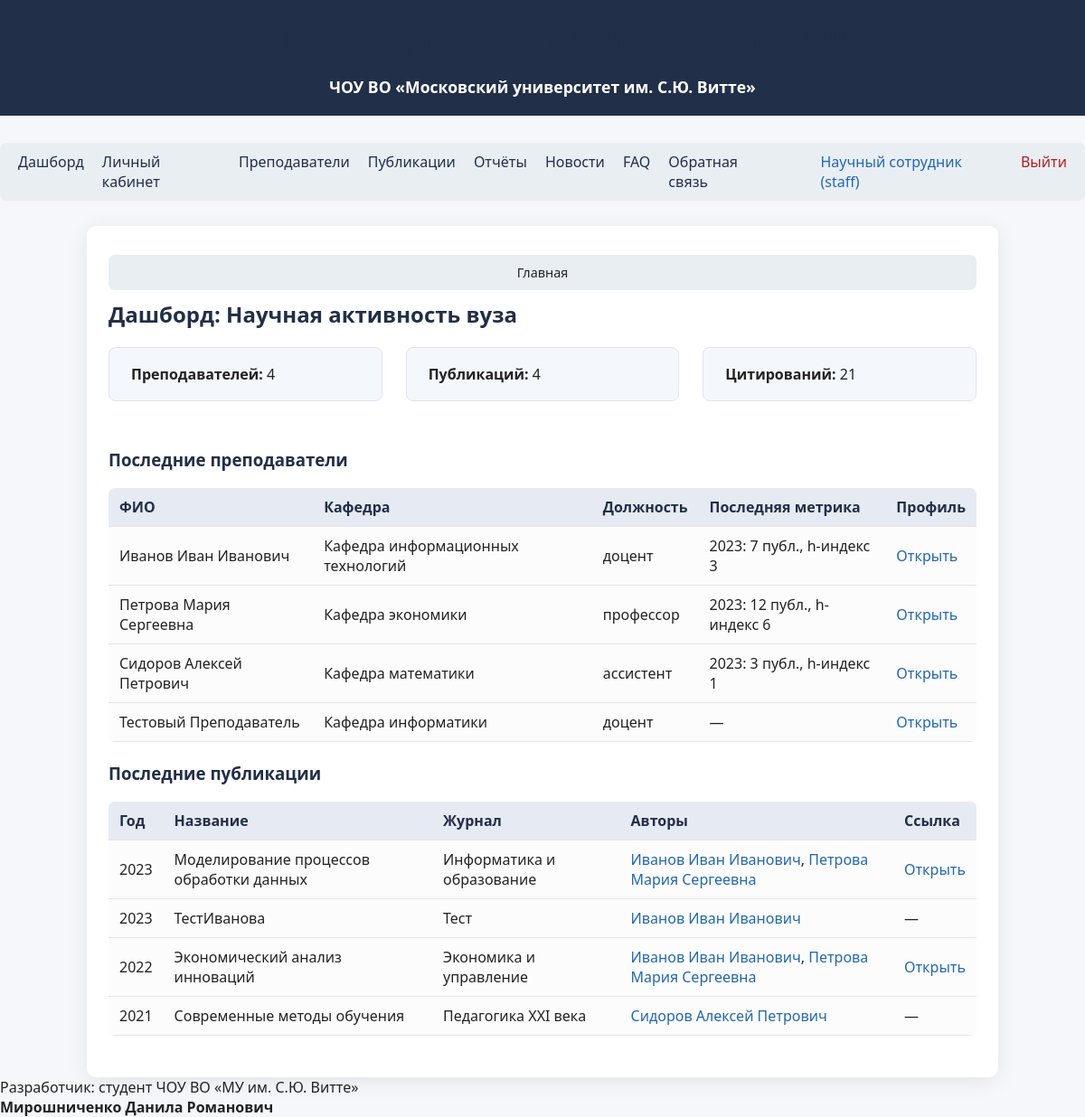
/ (signed in), run on the app's committed database.
### tables this page shows
CREATE TABLE users (
            id INTEGER PRIMARY KEY AUTOINCREMENT,
            fio TEXT,
            email TEXT UNIQUE,
            password TEXT,
            role TEXT,
            lecturer_id INTEGER
        );

CREATE TABLE lecturers (
            id INTEGER PRIMARY KEY AUTOINCREMENT,
            fio TEXT,
            position TEXT,
            department TEXT,
            academic_degree TEXT,
            orcid TEXT,
            email TEXT
        );

CREATE TABLE metrics (
            id INTEGER PRIMARY KEY AUTOINCREMENT,
            lecturer_id INTEGER,
            year INTEGER,
            total_publications INTEGER,
            total_citations INTEGER,
            h_index INTEGER,
            rinz INTEGER,
            scopus INTEGER,
            wos INTEGER,
            gs INTEGER,
            FOREIGN KEY(lecturer_id) REFERENCES lecturers(id)
        );

CREATE TABLE publications (
            id INTEGER PRIMARY KEY AUTOINCREMENT,
            title TEXT,
            year INTEGER,
            journal TEXT,
            source TEXT,
            link TEXT,
            citations INTEGER,
            doi TEXT,
            file_path TEXT,
            status TEXT DEFAULT 'new',
            review_comment TEXT,
            revision_deadline TEXT,
            reviewer_id INTEGER
        );

### app/routes.py (the view)
@bp.route('/')
@login_required()
def dashboard():
    lecturers = get_all_lecturers()
    pubs = get_all_publications()
    metrics = {}
    for l in lecturers:
        m = get_metrics_by_lecturer(l['id'])
        metrics[l['id']] = m[0] if m else None
    feedback_list = []
    if g.user and g.user['role'] == 'admin':
        feedback_list = get_all_feedback()
    return render_template(
        'dashboard.html',
        lecturers=lecturers,
        pubs=pubs,
        metrics=metrics,
        feedback_list=feedback_list,
        breadcrumbs=[('Главная', None)]
    )

### app/models.py (called while the page is built)
def get_db():
    db = getattr(g, '_database', None)
    if db is None:
        db = g._database = sqlite3.connect(DATABASE)
        db.row_factory = sqlite3.Row
    return db

def get_user_by_id(user_id):
    db = get_db()
    user = db.execute(
        "SELECT * FROM users WHERE id = ?", (user_id,)
    ).fetchone()
    return user

def get_all_lecturers():
    db = get_db()
    return db.execute(
        "SELECT * FROM lecturers"
    ).fetchall()

def get_all_publications():
    db = get_db()
    pubs = db.execute(
        "SELECT * FROM publications ORDER BY year DESC"
    ).fetchall()
    return pubs

def get_publications_by_lecturer(lecturer_id):
    db = get_db()
    pubs = db.execute(
        "SELECT p.* FROM publications p "
        "JOIN lecturer_publications lp ON p.id = lp.publication_id "
        "WHERE lp.lecturer_id = ? ORDER BY p.year DESC",
        (lecturer_id,)
    ).fetchall()
    return pubs

def get_metrics_by_lecturer(lecturer_id):
    db = get_db()
    return db.execute(
        "SELECT * FROM metrics WHERE lecturer_id = ? ORDER BY year DESC",
        (lecturer_id,)
    ).fetchall()

### app/routes.py (called while the page is built)
def login_required(role=None):
    def decorator(f):
        @wraps(f)
        def decorated_function(*args, **kwargs):
            if 'user_id' not in session:
                return redirect(url_for('main.login'))
            if role and session.get('role') != role:
                flash('Нет доступа')
                return redirect(url_for('main.dashboard'))
            return f(*args, **kwargs)
        return decorated_function
    return decorator

@bp.before_app_request
def load_logged_in_user():
    user_id = session.get('user_id')
    g.user = get_user_by_id(user_id) if user_id else None

### app/templates/dashboard.html (shortened to what this page needs)
{% extends "base.html" %}
{% block content %}
<h2>Дашборд: Научная активность вуза</h2>
<div style="display:flex;flex-wrap:wrap;gap:26px;margin-bottom:28px;">
    <div class="profile-card" style="flex:1;">
        <b>Преподавателей:</b> {{ lecturers|length }}
    </div>
    <div class="profile-card" style="flex:1;">
        <b>Публикаций:</b> {{ pubs|length }}
    </div>
    <div class="profile-card" style="flex:1;">
        <b>Цитирований:</b>
        {{
            pubs|map(attribute='citations')|map('int')|sum
        }}
    </div>
</div>
<h3>Последние преподаватели</h3>
<table>
    <thead>
        <tr>
            <th>ФИО</th>
            <th>Кафедра</th>
            <th>Должность</th>
            <th>Последняя метрика</th>
            <th>Профиль</th>
        </tr>
    </thead>
    <tbody>
    {% for l in lecturers[:5] %}
        <tr>
            <td>{{ l['fio'] }}</td>
            <td>{{ l['department'] }}</td>
            <td>{{ l['position'] }}</td>
            <td>
                {% set m = metrics.get(l['id']) %}
                {% if m %}
                    {{ m['year'] }}: {{ m['total_publications'] }} публ., h-индекс {{ m['h_index'] }}
                {% else %}
                    —
                {% endif %}
            </td>
            <td><a href="{{ url_for('main.lecturer_profile', lecturer_id=l['id']) }}">Открыть</a></td>
        </tr>
    {% endfor %}
    </tbody>
</table>
<h3>Последние публикации</h3>
<table>
    <thead>
        <tr>
            <th>Год</th>
            <th>Название</th>
            <th>Журнал</th>
            <th>Авторы</th>
            <th>Ссылка</th>
        </tr>
    </thead>
    <tbody>
    {% for pub in pubs[:5] %}
        <tr>
            <td>{{ pub['year'] }}</td>
            <td>{{ pub['title'] }}</td>
            <td>{{ pub['journal'] }}</td>
            <td>
                {% set authors = [] %}
                {% for lecturer in lecturers %}
                    {% for lp in get_publications_by_lecturer(lecturer['id']) %}
                        {% if lp['id'] == pub['id'] %}
                            {% set _ = authors.append('<a href="' ~ url_for('main.lecturer_profile', lecturer_id=lecturer['id']) ~ '">' ~ lecturer['fio'] ~ '</a>') %}
                        {% endif %}
                    {% endfor %}
                {% endfor %}
                {{ authors|join(', ')|safe }}
            </td>
            <td>
                {% if pub['link'] %}
                    <a href="{{ pub['link'] }}" target="_blank">Открыть</a>
                {% else %}
                    —
                {% endif %}
            </td>
        </tr>
    {% endfor %}
    </tbody>
</table>
{% endblock %}

### app/templates/base.html (shortened to what this page needs)
<!DOCTYPE html>
<html lang="ru">
<head>
    <link rel="stylesheet" href="{{ url_for('static', filename='css/style.css') }}">
</head>
<body>
    <div class="header">
        <h1>Автоматизация учёта научных публикаций</h1>
        <div style="font-size:1.1em;margin-top:5px;">
            <b>ЧОУ ВО «Московский университет им. С.Ю. Витте»</b>
        </div>
    </div>
    <nav>
        {% if g.user %}
            <a href="{{ url_for('main.dashboard') }}">Дашборд</a>
        {% endif %}
        <a href="{{ url_for('main.profile') }}">Личный кабинет</a>
        <a href="{{ url_for('main.lecturers') }}">Преподаватели</a>
        <a href="{{ url_for('main.publications') }}">Публикации</a>
        <a href="{{ url_for('main.reports') }}">Отчёты</a>
        <a href="{{ url_for('main.news_list') }}">Новости</a>
        <a href="{{ url_for('main.faq') }}">FAQ</a>
        <a href="{{ url_for('main.feedback') }}">Обратная связь</a>
        <span style="margin-left:25px;color:#2067b2;">
            {% if g.user %}
                {{ g.user['fio']|default('Пользователь') }} ({{ g.user['role']|default('') }})
            {% endif %}
        </span>
        {% if g.user %}
            <a href="{{ url_for('main.logout') }}" style="margin-left:auto;color:#b21f1f;">Выйти</a>
        {% else %}
            <a href="{{ url_for('main.login') }}" style="margin-left:auto;color:#2067b2;">Войти</a>
        {% endif %}
    </nav>
    <div class="container">
        {% if breadcrumbs %}
        <nav class="breadcrumbs" style="margin-bottom:10px; font-size:0.9em;">
            {% for bc in breadcrumbs %}
                {% set title = bc.title if bc.title is defined else bc[0] %}
                {% set url = bc.url if bc.url is defined else bc[1] %}
                {% if not loop.last and url %}
                    <a href="{{ url }}">{{ title }}</a> &raquo;
                {% else %}
                    <span>{{ title }}</span>
                {% endif %}
            {% endfor %}
        </nav>
        {% endif %}
        {% block content %}{% endblock %}
    </div>
    <footer class="footer">
        Разработчик: студент ЧОУ ВО «МУ им. С.Ю. Витте»<br>
        <b>Мирошниченко Данила Романович</b>
    </footer>
</body>
</html>

### app/static/css/style.css (style rules this page uses)
body { font-family: 'Segoe UI', Arial, sans-serif; background: #f5f7fa; margin: 0; padding: 0; color: #222; }
.header { background: #212f49; color: #fff; padding: 20px 0; text-align: center; margin-bottom: 30px; }
.container { max-width: 960px; margin: 0 auto; background: #fff; padding: 32px 24px 24px 24px; border-radius: 10px; box-shadow: 0 4px 24px 0 rgba(0,0,0,0.08); }
h1, h2, h3 { color: #212f49; margin-top: 0; }
a { color: #2067b2; text-decoration: none; }
nav { margin-bottom: 28px; background: #e9eef3; padding: 10px 20px; border-radius: 7px; display: flex; gap: 20px; justify-content: center; }
nav a { color: #212f49; font-weight: 500; }
table { border-collapse: collapse; width: 100%; margin-bottom: 22px; background: #fcfcfc; border-radius: 7px; overflow: hidden; }
th, td { padding: 10px 12px; text-align: left; border-bottom: 1px solid #e5e5e5; }
th { background: #e6eaf2; color: #212f49; font-weight: 600; }
.profile-card { background: #f4f7fc; border: 1px solid #e0e4ef; padding: 18px 24px; border-radius: 8px; margin-bottom: 24px; }

### data on the page
users: user.fio "Научный сотрудник", user.role "staff"
lecturers: fio "Иванов Иван Иванович", department "Кафедра информационных технологий", position "доцент"
metrics: year "2023", total_publications "7", h_index "3"
lecturers: fio "Петрова Мария Сергеевна", department "Кафедра экономики", position "профессор"
metrics: year "2023", total_publications "12", h_index "6"
lecturers: fio "Сидоров Алексей Петрович", department "Кафедра математики", position "ассистент"
metrics: year "2023", total_publications "3", h_index "1"
lecturers: fio "Тестовый Преподаватель", department "Кафедра информатики", position "доцент"
publications: year "2023", title "Моделирование процессов обработки данных", journal "Информатика и образование", authors "Иванов Иван Иванович , Петрова Мария Сергеевна"
publications: year "2023", title "ТестИванова", journal "Тест", authors "Иванов Иван Иванович"
publications: year "2022", title "Экономический анализ инноваций", journal "Экономика и управление", authors "Иванов Иван Иванович , Петрова Мария Сергеевна"
publications: year "2021", title "Современные методы обучения", journal "Педагогика XXI века", authors "Сидоров Алексей Петрович"

### other printed values
{{ title }} "Главная"
{{ lecturers|length }} "4"
{{ pubs|length }} "4"
{{ pubs|map(attribute='citations')|map('int')|sum }} "21"
